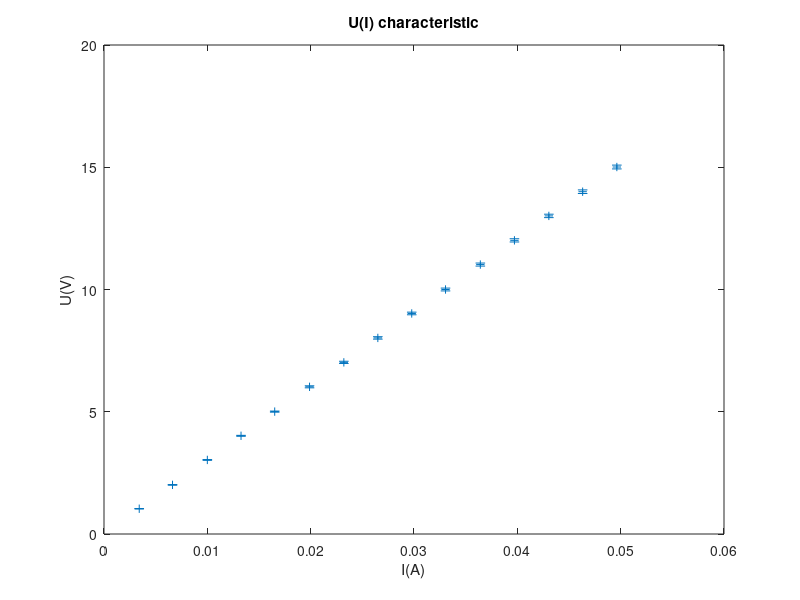

Source code (MATLAB):
% pkg install "https://github.com/gnu-octave/statistics/releases/download/release-1.7.5/statistics-1.7.5.tar.gz"
% pkg install "https://downloads.sourceforge.net/project/octave/Octave%20Forge%20Packages/Individual%20Package%20Releases/signal-1.4.6.tar.gz"
% pkg install "https://github.com/gnu-octave/pkg-control/releases/download/control-4.1.3/control-4.1.3.tar.gz"

pkg load statistics
pkg load signal
pkg load control

% format short g

U = [
15.01
14.00
13.01
12.01
11.02
10
9.02
8.02
7.02
6.02
5.006
4.017
3.03
2.01
1.034
];

U_range = [
60
60
60
60
60
60
60
60
60
60
6
6
6
6
6
];

I = [
0.04963
0.04632
0.04305
0.03972
0.03642
0.03305
0.02978
0.02650
0.02321
0.01989
0.01652
0.01326
0.01000
0.00663
0.00341
];

I_range = [
0.06
0.06
0.06
0.06
0.06
0.06
0.06
0.06
0.06
0.06
0.06
0.06
0.06
0.06
0.06
];

format short
uI = (I*0.7*0.01 + I_range*0.03*0.01)/sqrt(3)

uU = (U*0.7*0.01 + U_range*0.05*0.01)/sqrt(3)

% format short e
format bank
matrix = [U, U_range, I, I_range]

% U_rms = rms(U)

% fitlm(I,U)

x=10

% errorbar(X, Y, err)
% figure (1);
p1 = errorbar(I, U, uU)
set(p1, "linestyle", "none");
set(p1, "marker", "+");
title ("U(I) characteristic");
xlabel ("I(A)");
ylabel ("U(V)");
% annotation('textbox',[0.5 0.8, 0, 0],'string', sprintf('this is x: %f', x));

% figure (2);
% errorbar(U, I, uI)
% title ("I(U) characteristic");
% xlabel ("U(V)");
% ylabel ("I(A)");

% figure (3);
% x = -10:0.1:10;
% plot (x, sin (x));
% title ("sin(x) for x = -10:0.1:10");
% xlabel ("x");
% ylabel ("sin (x)");
